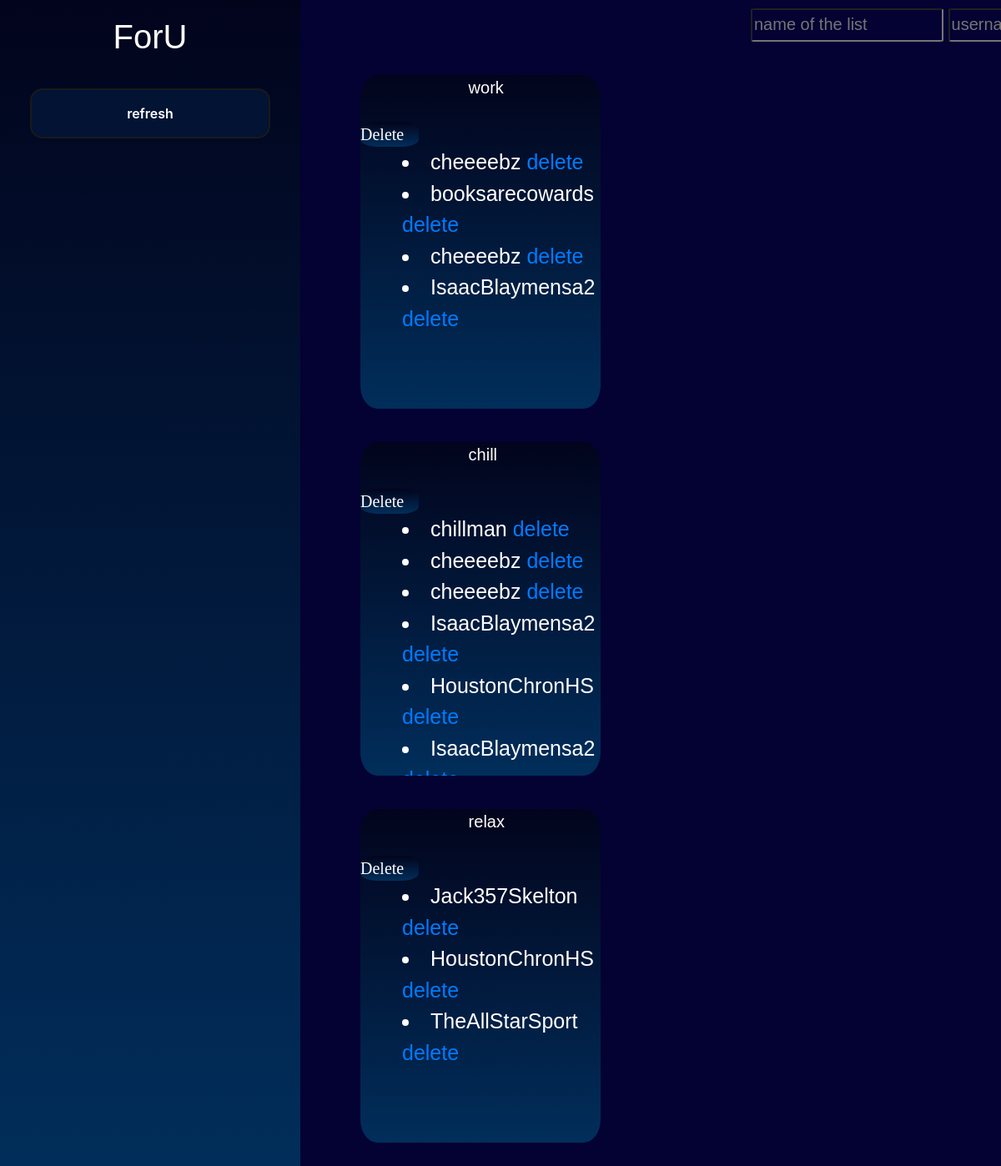
The page / on the database its author committed.
### main/models.py (models this page shows)
class mode(models.Model):
    name = models.CharField(max_length=255, null=True)
    def __str__(self):
        return self.name

class username(models.Model):
    username= models.CharField(max_length=255, blank=True, null=True)
    mode = models.ForeignKey(mode, on_delete=models.CASCADE, null=True)
    def __str__(self):
        return self.username

### main/views.py (the view, shortened to what this page needs)
# urls.py: path('', views.create, name='create'),
def create(response):
    if response.POST.get('add'):
        print('added')
    client = tweepy.Client(bearer_token=config.BEARER_TOKEN,
    consumer_key=config.API_KEY,
    consumer_secret=config.API_SECRET,
    access_token=config.ACCESS_TOKEN,
    access_token_secret=config.ACCESS_TOKEN_SECRET)
    q = 'NFTs'
    space = spacee
    modes = mode.objects.all()
    users = username.objects.all()
    if response.POST.get('search_space'):
        space.clear()
        txt = response.POST.get('new1')
        q = txt
        responses = client.search_spaces(query=q, max_results=10)
        for i in responses.data:
            id = i.id
            spaces = client.get_space(id=id, expansions='host_ids')
            for i in spaces.includes['users']:
                space.append(i['username'])
        return render(response, 'lists.html' , {'mods':modes, 'users':users, 'spaces':space, "q":q})
    else:
        return render(response, 'lists.html' , {'mods':modes, 'users':users, 'spaces':space, })

### main/templates/lists.html (shortened to what this page needs)
<!DOCTYPE html>
{% load static %}
<script src="http://ajax.googleapis.com/ajax/libs/jquery/1.9.1/jquery.min.js"></script><link rel="stylesheet" href="https://cdn.jsdelivr.net/npm/bootstrap@4.1.3/dist/css/bootstrap.min.css">
<link rel="stylesheet" href="{% static 'index2.css' %}">
<link rel="stylesheet" href="{% static 'index.css' %}">
<form method="post">
    <input type="text" id="create" type="text" name="create" class="search" placeholder="name of the list">
    <input type="text" id="create" type="text" name="usernames" class="search" placeholder="username ">
</form>
<body>
<div style="overflow: hidden; width: 60%;">
{% for i in mods %}
<div id="list" class="hid">
    <p style="position: relative;left:45%;">{{i}}</p>
    <a type="button" style="
    background-image: linear-gradient(#02041c, #012e5b);
    background-image: linear-gradient(#02041c, #012e5b);
    font-family: Cambria, Cochin, Georgia, Times, 'Times New Roman', serif;
    position: relative; top: 10px; left:  0px;
    width: 70px;
    height: 30px;
    border-radius: 30%;
    color: #fff;"
    href="{% url 'delete_mode' i.id %}" > Delete</a><br>
    {% for g in i.username_set.all %}
    <li id="items">
    <a href="http://twitter.com/{{g}}" style="color: #fff">{{g}}</a> <a href="{% url 'delete' g.id %}"> delete</a><br>
    </li>
    {%endfor%}
</div>
{%endfor%}
</div>
<div id="spaces_search">
<br>
<div class="sidenav xs hid">
  <h1 style="margin-top: 20px;">ForU</h1>
  <button style="width: 80%; margin-top: 30px;" onClick="window.location.reload(true)" class="button-27"> refresh</button>
</div>
</div>
</body>

### main/static/index2.css (style rules this page uses)
#list { border-radius: 7%; max-width: 600px; height:400px; background-image:linear-gradient(#02041c, #012e5b) ; margin-bottom: 40px; color: white; margin-top: 30px; overflow-y:auto; margin-left:60%; }
#items { margin-left: 50px; font-size: 25px; overflow-y:auto; position: relative;top: 10px; }
#spaces_search { position: absolute ; left: 70%; top: 0%; }
.button-27 { appearance: none; background-color: #021334; border: 2px solid #1A1A1A; border-radius: 15px; box-sizing: border-box; color: #FFFFFF; cursor: pointer; display: inline-block; font-family: Roobert,-apple-system,BlinkMacSystemFont,"Segoe UI",Helvetica,Arial,sans-serif,"Apple Color Emoji","Segoe UI Emoji","Segoe UI Symbol"; font-size: 16px; font-weight: 600; line-height: normal; margin: 0; min-height: 60px; min-width: 0; outline: none; padding: 16px 24px; text-align: center; text-decoration: none; transition: all 300ms cubic-bezier(.23, 1, 0.32, 1); user-select: none; -webkit-user-select: none; touch-action: manipulation; width: 60%; will-change: transform; }
.sidenav { height: 100%; width: 30%; position: fixed; z-index:1; top:0; left:0; background-image: linear-gradient(#02041c, #012e5b); overflow-x:hidden; padding-top: top 500px; font-size: 17px; text-align: center; }

### main/static/index.css (style rules this page uses)
body { font-family: 'Gill Sans', 'Gill Sans MT', Calibri, 'Trebuchet MS', sans-serif; font-size: 20px; scroll-behavior: smooth; }
html,body { background-color: #040133; margin:0; padding:0; overflow-x:hidden; }
p { position: relative;left: 80%; color: white; }
.sidenav { height: 100%; width: 30%; position: fixed; z-index:1; top:0; left:0; background-image: linear-gradient(#02041c, #012e5b); overflow-x:hidden; padding-top: top 500px; font-size: 5px; text-align: center; color: #fff; }
.search { position: relative; left:900px; border-radius: 3%; outline: 0; background: var(--color-light); appearance: none; z-index: 1; color: #fff; font-weight:lighter; height: 40px; }

### rows shown on the page
mode: name "work"
username: username "cheeeebz"
username: username "booksarecowards"
username: username "cheeeebz"
username: username "IsaacBlaymensa2"
mode: name "chill"
username: username "chillman"
username: username "cheeeebz"
username: username "cheeeebz"
username: username "IsaacBlaymensa2"
username: username "HoustonChronHS"
username: username "IsaacBlaymensa2"
mode: name "relax"
username: username "Jack357Skelton"
username: username "HoustonChronHS"
username: username "TheAllStarSport"
